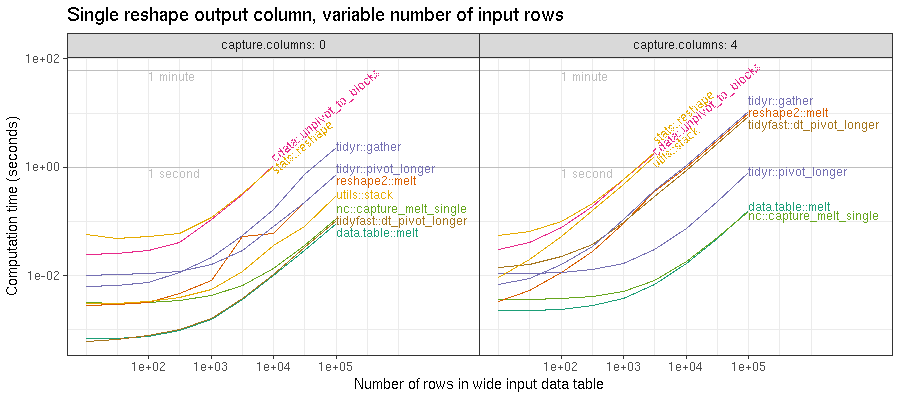

Reproduce this figure in R.
source("packages-new.R")

pkg.color <- c(
  "data.table::melt"="#1B9E77",
  "reshape2::melt"="#D95F02",
  "tidyr::gather"="#7570B3",
  "tidyr::pivot_longer"="#7570B3",
  "cdata::unpivot_to_blocks"="#E7298A",
  "cdata::rowrecs_to_blocks"="#E7298A",
  "nc::capture_melt_single"="#66A61E",
  "stats::reshape"="#E6AB02",
  "utils::stack"="#E6AB02",
  "tidyfast::dt_pivot_longer"="#A6761D")
##, "#666666")

who.timings <- fread("figure-who-rows-new-data.csv")
who.info <- nc::capture_first_df(who.timings, expr=list(
  pkg.fun=list(
    pkg=".*?",
    "::",
    fun="[a-z._]+"),
  "-",
  capture.columns=".*", as.integer))
who.info[, seconds := time/1e9]
who.info[!pkg.fun %in% names(pkg.color), unique(pkg.fun)]
stats.timings <- who.info[pkg.fun %in% names(pkg.color), .(
  median=median(seconds),
  q25=quantile(seconds, 0.25),
  q75=quantile(seconds, 0.75)
), by=.(N.rows, pkg.fun, capture.columns)]
ref.dt <- data.table(
  seconds=c(60*60, 60, 1),
  unit=c("hour", "minute", "second"))[unit!="hour"]
cex.poly <- 0.75
right.side <- list(cex=cex.poly, "last.qp")
left.side <- list(cex=cex.poly, rot=40, "last.qp")
stats.max <- stats.timings[
, .SD[which.max(N.rows)],
  by=.(capture.columns, pkg.fun)]
dl <- ggplot()+
  ggtitle("Single reshape output column, variable number of input rows")+
  facet_grid(. ~ capture.columns, labeller=label_both)+
  geom_hline(aes(
    yintercept=seconds),
    color="grey",
    data=ref.dt)+
  geom_text(aes(
    100, seconds, label=paste(1, unit)),
    data=ref.dt,
    color="grey",
    hjust=0,
    size=3,
    vjust=1.2)+
  theme_bw()+
  theme(
    legend.position="none",
    panel.spacing=grid::unit(0, "lines"))+
  scale_color_manual(values=pkg.color)+
  scale_fill_manual(values=pkg.color)+
  geom_dl(aes(
    N.rows, median, color=pkg.fun, label=pkg.fun),
    data=stats.timings[N.rows==max(N.rows)],
    method="right.side")+
  geom_dl(aes(
    N.rows, median, color=pkg.fun, label=pkg.fun),
    data=stats.max[N.rows!=max(N.rows)],
    method="left.side")+
  geom_line(aes(
    N.rows, median, group=pkg.fun),
    color="white",
    size=2,
    alpha=0.5,
    data=stats.timings)+
  geom_line(aes(
    N.rows, median, color=pkg.fun),
    data=stats.timings)+
  geom_ribbon(aes(
    N.rows, ymin=q25, ymax=q75, fill=pkg.fun),
    alpha=0.5,
    data=stats.timings)+
  scale_x_log10(
    "Number of rows in wide input data table",
    breaks=10^seq(2, 5),
    limits=stats.timings[, c(min(N.rows), max(N.rows)*100)])+
  scale_y_log10(
    "Computation time (seconds)")
pdf("figure-who-rows-new.pdf", 9, 4)
print(dl)
dev.off()
png("figure-who-rows-new.png", 9, 4, units="in", res=100)
print(dl)
dev.off()
